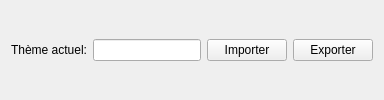
                            <widget class="QFrame" name="frameThemeFile">
                                <property name="frameShape">
                                    <enum>QFrame::NoFrame</enum>
                                </property>
                                <property name="frameShadow">
                                    <enum>QFrame::Raised</enum>
                                </property>
                                <layout class="QHBoxLayout" name="horizontalLayout_2">
                                    <item>
                                        <widget class="QLabel" name="label_2">
                                            <property name="text">
                                                <string>Thème actuel:</string>
                                            </property>
                                        </widget>
                                    </item>
                                    <item>
                                        <widget class="QLineEdit" name="editThemeName">
                                            <property name="sizePolicy">
                                                <sizepolicy hsizetype="Expanding" vsizetype="Fixed">
                                                    <horstretch>0</horstretch>
                                                    <verstretch>0</verstretch>
                                                </sizepolicy>
                                            </property>
                                        </widget>
                                    </item>
                                    <item>
                                        <widget class="QPushButton" name="buttonImportTheme">
                                            <property name="text">
                                                <string>Importer</string>
                                            </property>
                                            <property name="icon">
                                                <iconset resource="../../resources/EvenementLoto.qrc">
                                                    <normaloff>:/icons/icons/date-to.png</normaloff>
                                                    :/icons/icons/date-to.png
                                                </iconset>
                                            </property>
                                        </widget>
                                    </item>
                                    <item>
                                        <widget class="QPushButton" name="buttonExportTheme">
                                            <property name="text">
                                                <string>Exporter</string>
                                            </property>
                                            <property name="icon">
                                                <iconset resource="../../resources/EvenementLoto.qrc">
                                                    <normaloff>:/icons/icons/date-from.png</normaloff>
                                                    :/icons/icons/date-from.png
                                                </iconset>
                                            </property>
                                        </widget>
                                    </item>
                                </layout>
                            </widget>
